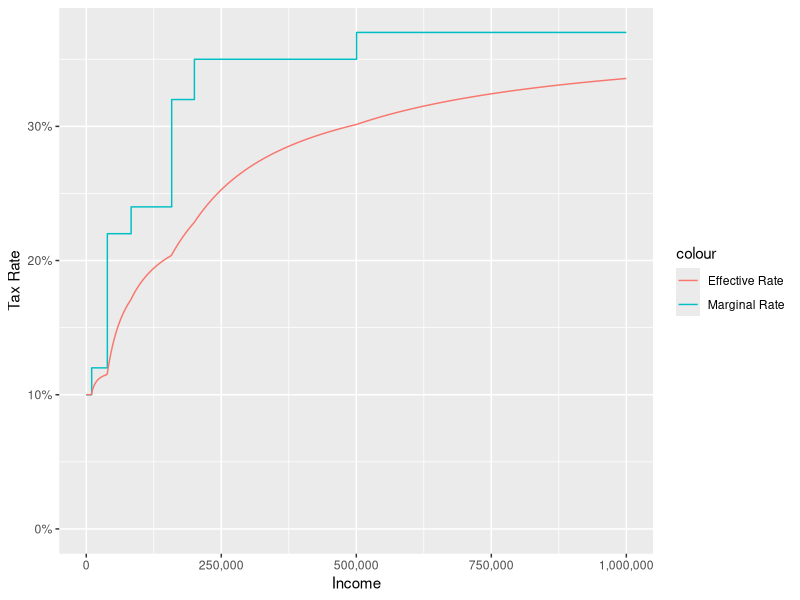
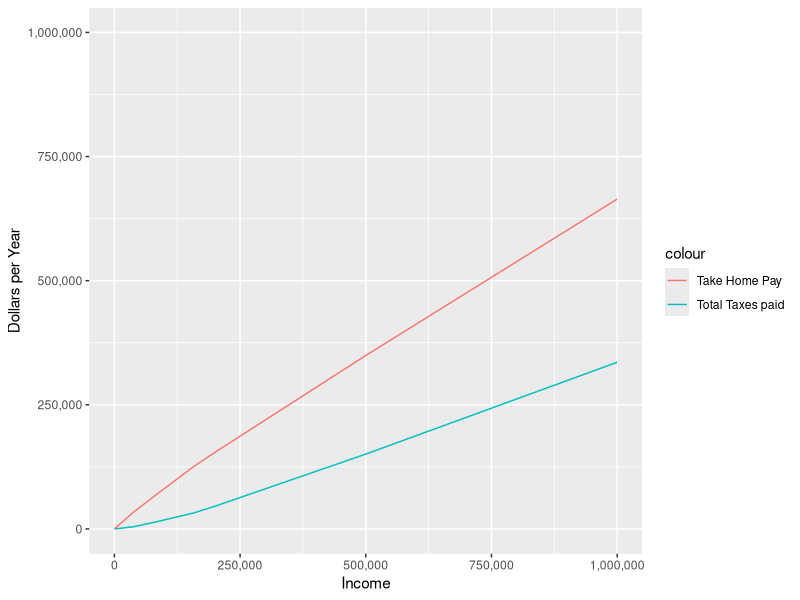

Write the R code that produced these figures, in order.
# Lets talk about TAXES
library(ggplot2)
library(scales)

# Generate function for piecewise splits
splits    <- c(  0, 9525, 38700, 82500, 157500, 200000, 500000)
rates     <- c(0.1, 0.12,  0.22,  0.24,   0.32,   0.35,   0.37)
rate_function <- stepfun(splits[-1], rates)
max_income <- 1000000
max_rate   <- tail(rates,1)

# Calculate actual taxes paid
taxes <- function(x, ...){
    bracket <- max(which(splits < x))  
    priors <- sum((splits[1:bracket]- c(0,splits[1:(bracket - 1)])) * c(0,rates[1:(bracket - 1)]))
    marginal <- rates[bracket]*(x - splits[bracket])   
    return(priors + marginal)
}

# Calculate Take Home Pay
take_home <- function(x, ...){
    return(x - taxes(x))
}

# calculate the actual tax rate
effective_tax_rate <- function(x, ...){
    return(taxes(x) / x)
}

# vectorize the tax rate function
v_tax_rate <- function(x, splits, rates){
    return(sapply(x, FUN = effective_tax_rate))
}

# vectorize the taxes paid function
v_taxes_paid <- function(x, splits, rates){
    return(sapply(x, FUN = taxes))
}

# vectorize the taxes paid function
v_take_home <- function(x, splits, rates){
    return(sapply(x, FUN = take_home))
}

# Plot marginal and effective rates, total taxes paid, and take home pay
ggplot(data.frame(x=c(1,max_income)), aes(x)) +
  stat_function(fun=rate_function, geom="step", aes(colour="Marginal Rate"), n=1000, size = 0.5) +
  stat_function(fun=v_tax_rate, geom="path", aes(colour="Effective Rate"),   n=1000, size = 0.5) +
  scale_y_continuous(label=percent, limits = c(0,max_rate)) + 
  scale_x_continuous(label=comma) + 
  xlab("Income") +
  ylab("Tax Rate")

ggplot(data.frame(x=c(1,max_income)), aes(x)) +
  stat_function(fun=v_taxes_paid, geom="path", aes(colour="Total Taxes paid"),n=1000, size = 0.5) +
  stat_function(fun=v_take_home, geom="path", aes(colour="Take Home Pay"),    n=1000, size = 0.5) +
  scale_y_continuous(label=comma, limits = c(0,max_income)) + 
  scale_x_continuous(label=comma) + 
  xlab("Income") +
  ylab("Dollars per Year")
